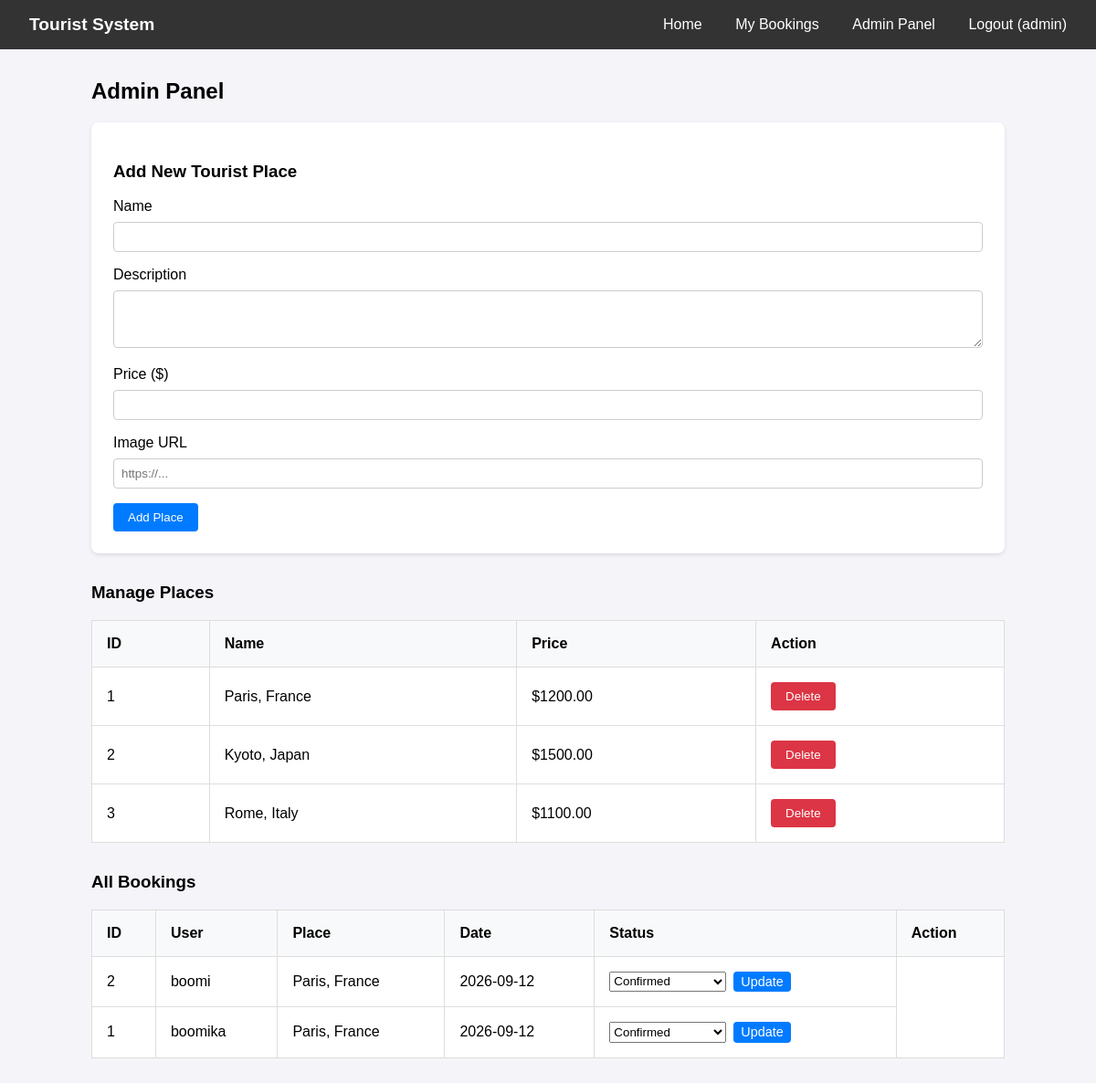
The page /admin (signed in) on the database its author committed.
### tables this page shows
CREATE TABLE places (
                id INTEGER PRIMARY KEY AUTOINCREMENT,
                name TEXT NOT NULL,
                description TEXT NOT NULL,
                price REAL NOT NULL,
                image_url TEXT
            );

CREATE TABLE bookings (
                id INTEGER PRIMARY KEY AUTOINCREMENT,
                user_id INTEGER,
                place_id INTEGER,
                booking_date TEXT,
                status TEXT DEFAULT 'Pending',
                FOREIGN KEY(user_id) REFERENCES users(id),
                FOREIGN KEY(place_id) REFERENCES places(id)
            );

CREATE TABLE users (
                id INTEGER PRIMARY KEY AUTOINCREMENT,
                username TEXT UNIQUE NOT NULL,
                password TEXT NOT NULL,
                is_admin INTEGER DEFAULT 0
            );

### app.py (the view, shortened to what this page needs)
@app.route('/admin', methods=['GET', 'POST'])
@admin_required
def admin():
    db = get_db()
    cursor = db.cursor()
    cursor.execute('SELECT * FROM places')
    places = cursor.fetchall()
    cursor.execute('''
        SELECT b.id, u.username, p.name, b.booking_date, b.status
        FROM bookings b
        JOIN users u ON b.user_id = u.id
        JOIN places p ON b.place_id = p.id
        ORDER BY b.id DESC
    ''')
    bookings = cursor.fetchall()
    return render_template('admin.html', places=places, bookings=bookings)

### app.py (called while the page is built)
def get_db():
    db = getattr(g, '_database', None)
    if db is None:
        db = g._database = sqlite3.connect(DATABASE)
        db.row_factory = sqlite3.Row
    return db

@app.teardown_appcontext
def close_connection(exception):
    db = getattr(g, '_database', None)
    if db is not None:
        db.close()

def admin_required(f):
    @wraps(f)
    def decorated_function(*args, **kwargs):
        if 'user_id' not in session or not session.get('is_admin'):
            flash('Admin access required.', 'danger')
            return redirect(url_for('index'))
        return f(*args, **kwargs)
    return decorated_function

### templates/admin.html (shortened to what this page needs)
{% extends 'layout.html' %}
{% block content %}
<h2>Admin Panel</h2>
<div style="margin-bottom: 2rem; background: white; padding: 1.5rem; border-radius: 8px; box-shadow: 0 2px 4px rgba(0,0,0,0.1);">
    <h3>Add New Tourist Place</h3>
    <form method="POST">
        <div class="form-group">
            <label>Name</label>
            <input type="text" name="name" required>
        </div>
        <div class="form-group">
            <label>Description</label>
            <textarea name="description" rows="3" required></textarea>
        </div>
        <div class="form-group">
            <label>Price ($)</label>
            <input type="number" step="0.01" name="price" required>
        </div>
        <div class="form-group">
            <label>Image URL</label>
            <input type="url" name="image_url" placeholder="https://...">
        </div>
        <button type="submit" class="btn">Add Place</button>
    </form>
</div>
<h3>Manage Places</h3>
<table>
    <thead>
        <tr>
            <th>ID</th>
            <th>Name</th>
            <th>Price</th>
            <th>Action</th>
        </tr>
    </thead>
    <tbody>
        {% for p in places %}
        <tr>
            <td>{{ p.id }}</td>
            <td>{{ p.name }}</td>
            <td>${{ "%.2f"|format(p.price) }}</td>
            <td>
                <form method="POST" style="display:inline;">
                    <button type="submit" class="btn btn-danger" onclick="return confirm('Are you sure?')">Delete</button>
                </form>
            </td>
        </tr>
        {% endfor %}
    </tbody>
</table>
<h3>All Bookings</h3>
<table>
    <thead>
        <tr>
            <th>ID</th>
            <th>User</th>
            <th>Place</th>
            <th>Date</th>
            <th>Status</th>
            <th>Action</th>
        </tr>
    </thead>
    <tbody>
        {% for b in bookings %}
        <tr>
            <td>{{ b.id }}</td>
            <td>{{ b.username }}</td>
            <td>{{ b.name }}</td>
            <td>{{ b.booking_date }}</td>
            <td>
                <form method="POST" style="display:flex; gap:0.5rem;">
                    <select name="status">
                        <option value="Confirmed" {% if b.status == 'Confirmed' %}selected{% endif %}>Confirmed</option>
                    </select>
                    <button type="submit" class="btn" style="padding: 0.2rem 0.5rem; font-size: 0.9rem;">Update</button>
                </form>
            </td>
        </tr>
        {% endfor %}
    </tbody>
</table>
{% endblock %}

### static/style.css (style rules this page uses)
body { font-family: Arial, sans-serif; margin: 0; padding: 0; background-color: #f4f4f9; }
.btn { display: inline-block; background: #007bff; color: white; padding: 0.5rem 1rem; text-decoration: none; border-radius: 4px; border: none; cursor: pointer; text-align: center; }
.btn-danger { background: #dc3545; }
.form-group { margin-bottom: 1rem; }
.form-group label { display: block; margin-bottom: 0.5rem; }
.form-group input, .form-group textarea, .form-group select { width: 100%; padding: 0.5rem; border: 1px solid #ccc; border-radius: 4px; box-sizing: border-box; }
table { width: 100%; border-collapse: collapse; background: white; margin-bottom: 2rem; }
table, th, td { border: 1px solid #ddd; }
th, td { padding: 1rem; text-align: left; }
th { background-color: #f8f9fa; }

### rows shown on the page
places: id "1", name "Paris, France", price "1200.00"
places: id "2", name "Kyoto, Japan", price "1500.00"
places: id "3", name "Rome, Italy", price "1100.00"
bookings: id "2", username "boomi", name "Paris, France", booking_date "2026-09-12", status "Confirmed"
bookings: id "1", username "boomika", name "Paris, France", booking_date "2026-09-12", status "Confirmed"

### other values the page prints
{{ session.username }} "admin"
